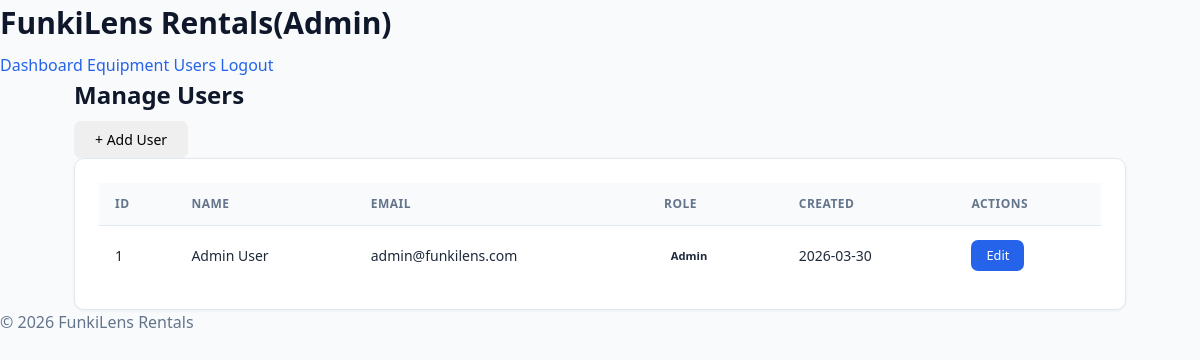
The page /admin/users.php (signed in) on the database its author committed.
### tables this page shows
CREATE TABLE IF NOT EXISTS users (
    id INT AUTO_INCREMENT PRIMARY KEY,
    name VARCHAR(100) NOT NULL,
    email VARCHAR(100) NOT NULL UNIQUE,
    password VARCHAR(255) NOT NULL,
    role ENUM('admin', 'user') NOT NULL DEFAULT 'user',
    created_at TIMESTAMP DEFAULT CURRENT_TIMESTAMP
);

### admin/users.php (the view, shortened to what this page needs)
<?php
require_once '../config/config.php';
$users = mysqli_query($conn, "SELECT * FROM users ORDER BY created_at DESC");
?>
<!DOCTYPE html>
<html lang="en">
<head>
    <link rel="stylesheet" href="style.css">
</head>
<body>
    <div class="header">
        <div class="header-content">
            <h1>FunkiLens Rentals(Admin)</h1>
            <nav class="nav">
                <a href="dashboard.php">Dashboard</a>
                <a href="equipment.php">Equipment</a>
                <a href="users.php">Users</a>
                <a href="logout.php">Logout</a>
            </nav>
        </div>
    </div>
    <div class="container">
        <div class="page-header">
            <h2>Manage Users</h2>
            <button onclick="openModal('addModal')" class="btn btn-success">+ Add User</button>
        </div>
        <div class="card">
            <div class="table-container">
                <table>
                    <thead>
                        <tr>
                            <th>ID</th>
                            <th>Name</th>
                            <th>Email</th>
                            <th>Role</th>
                            <th>Created</th>
                            <th>Actions</th>
                        </tr>
                    </thead>
                    <tbody>
                        <?php while ($row = mysqli_fetch_assoc($users)): ?>
                            <tr>
                                <td><?php echo $row['id']; ?></td>
                                <td><?php echo htmlspecialchars($row['name']); ?></td>
                                <td><?php echo htmlspecialchars($row['email']); ?></td>
                                <td>
                                    <span class="badge badge-<?php echo $row['role'] === 'admin' ? 'rented' : 'available'; ?>">
                                        <?php echo ucfirst($row['role']); ?>
                                    </span>
                                </td>
                                <td><?php echo date('Y-m-d', strtotime($row['created_at'])); ?></td>
                                <td>
                                    <a href="#" onclick="openEditModal(<?php echo htmlspecialchars(json_encode($row)); ?>)" class="btn btn-sm btn-primary">Edit</a>
                                </td>
                            </tr>
                        <?php endwhile; ?>
                         </tbody>
                </table>
            </div>
        </div>
    </div>
    <div class="footer">
        <p>&copy; <?php echo date('Y'); ?> FunkiLens Rentals </p>
    </div>
</body>
</html>

### style.css (style rules this page uses)
*, *::before, *::after { box-sizing: border-box; margin: 0; padding: 0; }
body { font-family: system-ui, sans-serif; font-size: 16px; color: #1e293b; background: #f8fafc; line-height: 1.5; }
a { color: #2563eb; text-decoration: none; }
h1 { font-size: 1.875rem; }
h2 { font-size: 1.5rem; }
h1, h2, h3, h4 { font-weight: 600; color: #0f172a; margin-bottom: 0.5rem; }
p { color: #64748b; margin-bottom: 1rem; }
.container { max-width: 1100px; margin: 0 auto; padding: 0 1.5rem; }
.card { background: #fff; border: 1px solid #e2e8f0; border-radius: 10px; box-shadow: 0 1px 3px rgba(0,0,0,0.06); padding: 1.5rem; }
.btn { display: inline-flex; align-items: center; justify-content: center; gap: 0.5rem; padding: 0.5rem 1.25rem; font-size: 0.875rem; font-weight: 500; font-family: inherit; border: 1px solid transparent; border-radius: 7px; cursor: pointer; text-decoration: none; transition: background 0.15s, border-color 0.15s, box-shadow 0.15s; white-space: nowrap; }
.btn-primary { background: #2563eb; color: #fff; }
.btn-sm { padding: 0.3rem 0.875rem; font-size: 0.8rem; }
.badge { display: inline-block; padding: 0.2em 0.6em; font-size: 0.7rem; font-weight: 600; border-radius: 999px; }
table { width: 100%; border-collapse: collapse; font-size: 0.875rem; }
thead { background: #f8fafc; border-bottom: 1px solid #e2e8f0; }
th { padding: 0.75rem 1rem; text-align: left; font-size: 0.75rem; font-weight: 600; color: #64748b; text-transform: uppercase; letter-spacing: 0.04em; white-space: nowrap; }
td { padding: 0.875rem 1rem; color: #1e293b; border-bottom: 1px solid #f1f5f9; vertical-align: middle; }
tbody tr:last-child td { border-bottom: none; }

### rows shown on the page
users: id "1", name "Admin User", email "admin@funkilens.com", role "Admin", created_at "2026-03-30"
